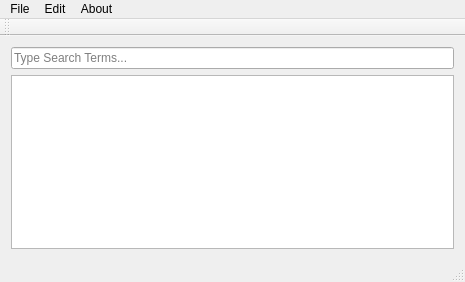
<?xml version="1.0" encoding="UTF-8"?>
<ui version="4.0">
 <class>MainWindow</class>
 <widget class="QMainWindow" name="MainWindow">
  <property name="geometry">
   <rect>
    <x>0</x>
    <y>0</y>
    <width>465</width>
    <height>282</height>
   </rect>
  </property>
  <property name="windowTitle">
   <string>GuitarTabIndexer</string>
  </property>
  <property name="windowIcon">
   <iconset resource="tabindexerres.qrc">
    <normaloff>:/icon/icon.jpeg</normaloff>:/icon/icon.jpeg</iconset>
  </property>
  <widget class="QWidget" name="centralWidget">
   <layout class="QHBoxLayout" name="horizontalLayout">
    <item>
     <layout class="QVBoxLayout" name="verticalLayout">
      <item>
       <widget class="QLineEdit" name="lineEdit">
        <property name="toolTip">
         <string>search terms</string>
        </property>
        <property name="placeholderText">
         <string>Type Search Terms...</string>
        </property>
       </widget>
      </item>
      <item>
       <widget class="QTableView" name="tableView">
        <property name="editTriggers">
         <set>QAbstractItemView::EditKeyPressed</set>
        </property>
        <property name="alternatingRowColors">
         <bool>true</bool>
        </property>
        <property name="selectionMode">
         <enum>QAbstractItemView::SingleSelection</enum>
        </property>
        <property name="selectionBehavior">
         <enum>QAbstractItemView::SelectRows</enum>
        </property>
        <property name="showGrid">
         <bool>true</bool>
        </property>
        <property name="sortingEnabled">
         <bool>true</bool>
        </property>
        <attribute name="horizontalHeaderShowSortIndicator" stdset="0">
         <bool>true</bool>
        </attribute>
        <attribute name="horizontalHeaderStretchLastSection">
         <bool>true</bool>
        </attribute>
        <attribute name="verticalHeaderShowSortIndicator" stdset="0">
         <bool>false</bool>
        </attribute>
        <attribute name="verticalHeaderStretchLastSection">
         <bool>false</bool>
        </attribute>
       </widget>
      </item>
     </layout>
    </item>
   </layout>
  </widget>
  <widget class="QMenuBar" name="menuBar">
   <property name="geometry">
    <rect>
     <x>0</x>
     <y>0</y>
     <width>465</width>
     <height>22</height>
    </rect>
   </property>
   <widget class="QMenu" name="menuFichier">
    <property name="title">
     <string>File</string>
    </property>
    <addaction name="actionOpen"/>
    <addaction name="actionImport_Library"/>
    <addaction name="actionScan_directory"/>
    <addaction name="actionExport_Library"/>
    <addaction name="actionExit"/>
   </widget>
   <widget class="QMenu" name="menuEdit">
    <property name="title">
     <string>Edit</string>
    </property>
    <addaction name="actionConfiguration"/>
    <addaction name="actionLauncher"/>
   </widget>
   <widget class="QMenu" name="menuAbout">
    <property name="title">
     <string>About</string>
    </property>
    <addaction name="actionGuitarTabIndexer"/>
    <addaction name="actionQt"/>
    <addaction name="actionTensoftware"/>
   </widget>
   <addaction name="menuFichier"/>
   <addaction name="menuEdit"/>
   <addaction name="menuAbout"/>
  </widget>
  <widget class="QToolBar" name="mainToolBar">
   <attribute name="toolBarArea">
    <enum>TopToolBarArea</enum>
   </attribute>
   <attribute name="toolBarBreak">
    <bool>false</bool>
   </attribute>
  </widget>
  <widget class="QStatusBar" name="statusBar"/>
  <action name="actionOpen">
   <property name="text">
    <string>Add File</string>
   </property>
  </action>
  <action name="actionExit">
   <property name="text">
    <string>Exit</string>
   </property>
  </action>
  <action name="actionGuitarTabIndexer">
   <property name="text">
    <string>GuitarTabIndexer</string>
   </property>
  </action>
  <action name="actionQt">
   <property name="text">
    <string>Qt</string>
   </property>
  </action>
  <action name="actionTensoftware">
   <property name="text">
    <string>Tensoftware</string>
   </property>
  </action>
  <action name="actionConfiguration">
   <property name="text">
    <string>Configuration</string>
   </property>
  </action>
  <action name="actionImport_Library">
   <property name="text">
    <string>Import Library</string>
   </property>
  </action>
  <action name="actionExport_Library">
   <property name="text">
    <string>Export Library</string>
   </property>
  </action>
  <action name="actionLauncher">
   <property name="text">
    <string>Launcher</string>
   </property>
  </action>
  <action name="actionScan_directory">
   <property name="text">
    <string>Scan directory</string>
   </property>
  </action>
 </widget>
 <layoutdefault spacing="6" margin="11"/>
 <resources>
  <include location="tabindexerres.qrc"/>
 </resources>
 <connections/>
</ui>
